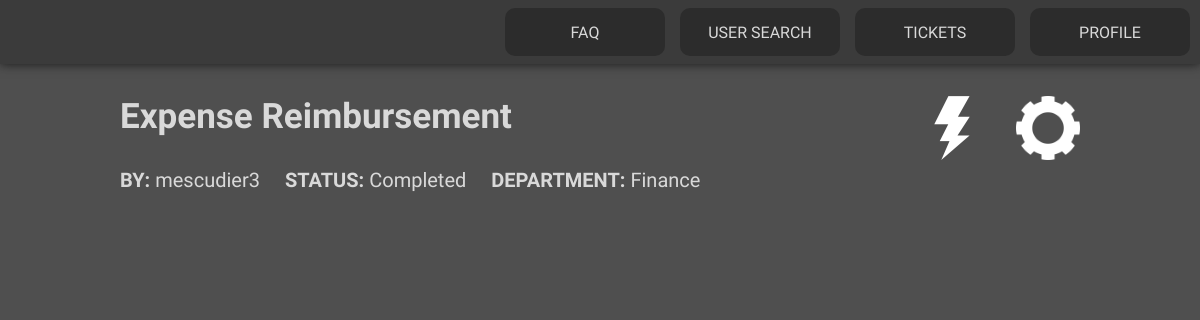
The page /ticket.php?id=4 (signed in) on the database its author committed.
### tables this page shows
CREATE TABLE Ticket (
    ticketID INTEGER PRIMARY KEY AUTOINCREMENT,
    clientID INTEGER NOT NULL,
    department TEXT NOT NULL,
    status_name TEXT NOT NULL,
    title TEXT NOT NULL,
    priority INTEGER NOT NULL,
    da TEXT NOT NULL,

    FOREIGN KEY (clientID) REFERENCES User(userID),
    FOREIGN KEY (department) REFERENCES Department(name),
    FOREIGN KEY (status_name) REFERENCES Status(name)
);

CREATE TABLE User (
    userID INTEGER PRIMARY KEY AUTOINCREMENT,
    fullname TEXT NOT NULL,
    username TEXT NOT NULL,
    password TEXT NOT NULL,
    email TEXT NOT NULL,
    closedTickets INTEGER NOT NULL

);

### database/ticket.class.php (called while the page is built, shortened)
<?php
class Ticket{
    public function __construct(int $id, string $title, string $client_name , array $agents, string $department, array $hashtags, string $status, int $priority, string $date){
        $this->id = $id;
        $this->title = $title;
        $this->client_name = $client_name;
        $this->department = $department;
        $this->status = $status;
    }
    static function getTicket(PDO $db, int $id) : ?Ticket{
        $stmt = $db->prepare('SELECT ticketID, clientID, department, status_name, title, priority, da
        FROM Ticket
        Where ticketID = ?');
        $stmt->execute(array($id));
        if($ticket = $stmt->fetch()){
            $stmt = $db->prepare('SELECT username
            FROM User
            Where userID = ?');
            $stmt->execute(array($ticket['clientID']));
            $client_name = $stmt->fetch();
            $hashtags = Hashtag::getTicketHashtags($db, (int)$ticket['ticketID']);
            $agents = Ticket::getAgents($db, (int)$ticket['ticketID']);
            return new Ticket(
                (int)$ticket['ticketID'],
                $ticket['title'],
                $client_name['username'],
                $agents,
                $ticket['department'],
                $hashtags,
                $ticket['status_name'],
                (int)$ticket['priority'],
                $ticket['da']
            );
        } else return null;
    }
    static function getAgents(PDO $db, int $ticket_id) : ?array{
        $stmt = $db->prepare('SELECT agentID
        FROM TicketAgent
        WHERE ticketID = ?');
        $agents = array();
        $stmt->execute(array($ticket_id));
        while($agent = $stmt->fetch()){
            $agents[] = User::getName($db, (int)$agent['agentID']);
        }
        return $agents;
    }
}
?>

### ticket.tpl.php (the view, shortened to what this page needs)
<?php
require_once(__DIR__ . '/common.tpl.php');
require_once(__DIR__ . '/database/ticket.class.php');
?>
<?php function drawTicketInfo(Ticket $ticket){ ?>
    <div class="ticketdata">
        <label id="title"><?=$ticket->title?></label>
        <div class="extradata">
            <label id="author"><span id="bold">BY:</span> <?=$ticket->client_name?></label>
            <label id="status"><span id="bold">STATUS:</span> <?=$ticket->status?></label>
            <label id="department"><span id="bold">DEPARTMENT:</span> <?=$ticket->department?></label>
        </div>
        <a href = "/config.php?id=<?=$ticket->id?>"><img id="confi" src="/profileImages/gear.png"></a>
        <a href = "/changes.php?id=<?=$ticket->id?>"><img id="actions" src="profileImages/action.png"></a>
    </div>
<?php } ?>

### style.css (style rules this page uses)
body { background-color: #4F4F4F; }
label, p { font-family: "Georama"; }
span[id="bold"] { font-weight: bolder; }
.extradata { display: flex; justify-content: space-between; }
.ticketdata label { text-align: left; font-size: 20px; color: #D9D9D9; }
.ticketdata label[id="title"] { font-weight: bolder; font-size: 35px; text-overflow: ellipsis; }
.ticketdata .extradata { display: flex; align-items: center; justify-content: flex-start; }
.ticketdata .extradata label { margin-right: 25px; }

### structure.css (style rules this page uses)
body { background-color: #4F4F4F; }
.ticketdata { position: absolute; -ms-transform: translate(-50%, 0); transform: translate(-50%, 0); top: 6em; left: 50%; width: 60em; max-width: calc(100% - 50px); height: 6em; }
.ticketdata .extradata { position: absolute; -ms-transform: translate(0%, -100%); transform: translate(0%, -100%); top: 100%; width: 100%; }
.ticketdata label[id="title"], .ticketdata .extradata { max-width: 70%; }
.ticketdata img { position: absolute; -ms-transform: translate(-100%, 0%); transform: translate(-100%, 0%); left: 100%; object-fit: cover; aspect-ratio: 1; width: calc(5% + 1em); }
.ticketdata #actions { position: absolute; -ms-transform: translate(-100%, 0%); transform: translate(-100%, 0%); left: 90%; object-fit: cover; aspect-ratio: 1; width: calc(5% + 1em); }
.extradata label { top: 0vh; position: relative; }

### rows shown on the page
ticket: title "Expense Reimbursement", status_name "Completed", department "Finance"
user: username "mescudier3"
